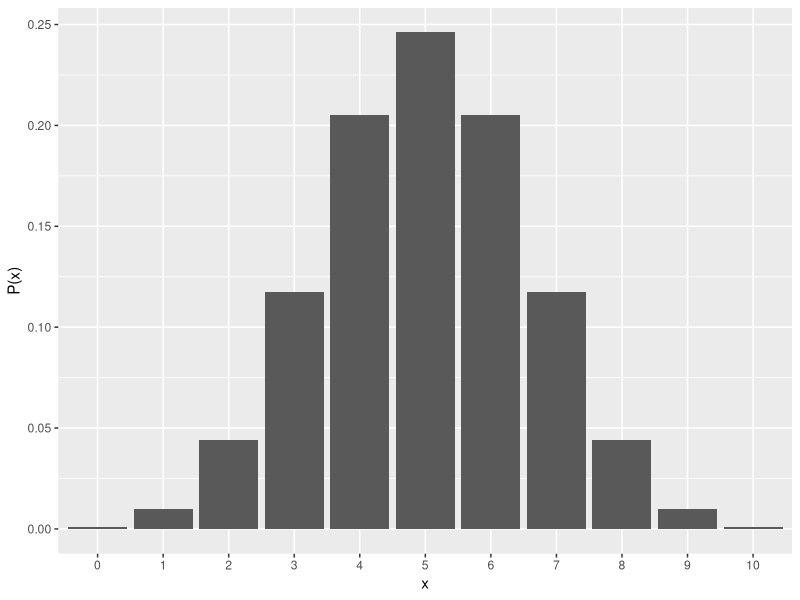
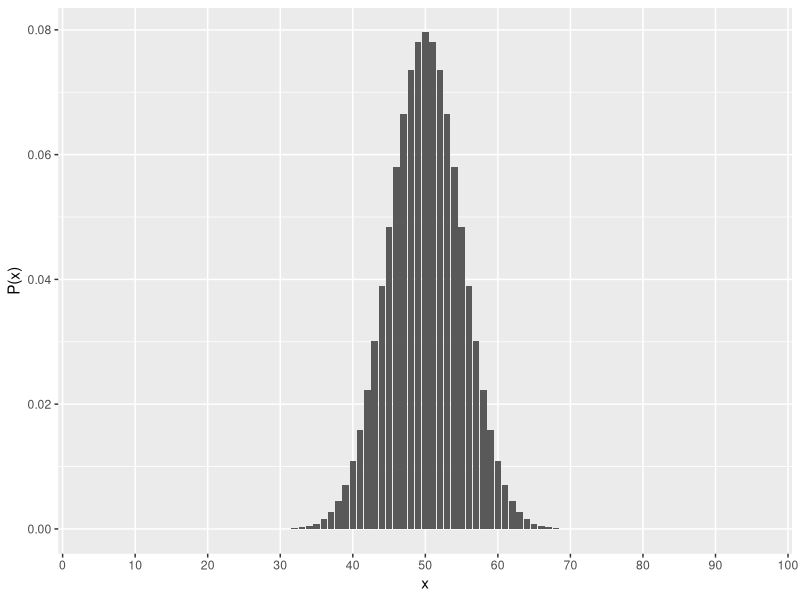

Write the R code that produced these figures, in order.
## ---- chunk 1
knitr::opts_chunk$set(echo = TRUE)
library(tidyverse)
library(knitr)
set.seed(1234)
## ---- chunk 2

plot = data.frame(x=0:10, p=dbinom(x=0:10, size=10, prob=0.5))

ggplot() + 
  geom_bar(data=plot, aes(x=factor(x), y=p), stat="identity") + 
  labs(y = "P(x)", x ="x")
## ---- chunk 3
d = data.frame(x=0:10, p_x =dbinom(x=0:10, size=10, prob=0.5))
d
## ---- chunk 4
d$p_x[1] + d$p_x[2] + d$p_x[3] + d$p_x[9] + d$p_x[10] + d$p_x[11]
## ---- chunk 5

binom.test(x = 2, n = 10, p = 0.5) #出てくる結果はデフォルトで両側検定になる。

## ---- chunk 6
set.seed(1)
Value = c(rnorm(n = 10, mean = 0, sd = 1), rnorm(n = 10, mean = 1, sd = 1))
Treatment = c(rep("X", 10), rep("Y", 10))
sample_data = data.frame(Treatment = Treatment, Value = Value)

str(sample_data)


## ---- chunk 7

sample_data %>% group_by(Treatment) %>%
  summarise(Mean = mean(Value), SD = sd(Value), N = length(Value))

## ---- chunk 8

t.test(data = sample_data, Value ~ Treatment) #dataにデータの名前，比較の対象となる変数~グループを意味する変数とうかたちで入力すると結果が出力される。

## ---- chunk 9

binom.test(x = 2, n = 10, p = 0.5)  #表が出る確率0.5のコインを10回(n=10)なげて，2回(x=2)表が出た
binom.test(x = 20, n = 100, p = 0.5)#表が出る確率0.5のコインを100回(n=100)なげて，20回(x=20)表が出た

## ---- chunk 10
plot = data.frame(x=0:100, p=dbinom(x=0:100, size=100, prob=0.5))

ggplot() + 
  geom_bar(data=plot, aes(x=factor(x), y=p), stat="identity") + 
  scale_x_discrete(breaks = seq(0,100,10)) +
  labs(y = "P(x)", x ="x")
## ---- chunk 11
n = 10000
x = 0.49 * n
binom.test(x = x, n = n, p = 0.5)

## ---- chunk 12

1 - (1 - 0.05)^10 #全ての確率から，「10回検定を行って全て正しい判断を行う」確率を差し引いたものが，「少なくとも1回は誤った判断をしてしまう確率」

## ---- chunk 13

A = c(38, 53, 61, 27, 54, 55, 44, 45, 44, 41)
B = c(48, 40, 43, 56, 69, 53, 47, 41, 42, 91)
Value = c(A, B)
Treatment = c(rep("A", 10), rep("B", 10))
sample = data.frame(Treatment = Treatment, Value = Value)

str(sample)

